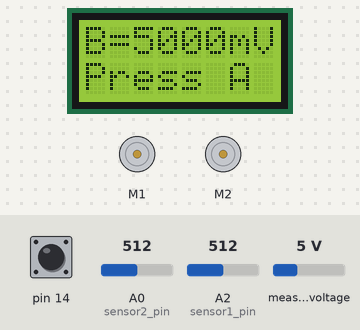
The sketch below on a simulated Arduino Leonardo, built with avr-gcc and run on an emulated ATmega32U4. Parts: 8×2 character LCD, 2 × DC motor (green arrow = forward, orange = backward, longer = faster). The test bench sets the inputs (shaded band); at power-on: pin 14 HIGH, A0 (sensor2_pin) = 512, A2 (sensor1_pin) = 512, measured voltage 5 V.

Above: at 0.9 s.
1.0 s: pin 14 pulled LOW for 0.15 s
At 2.8 s:
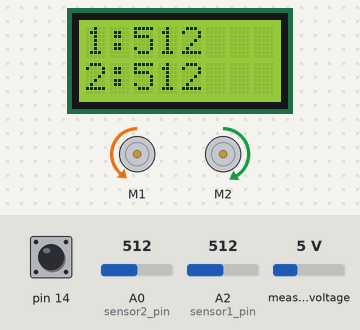
3.1 s: A0 (sensor2_pin) set to 610
At 4.4 s:
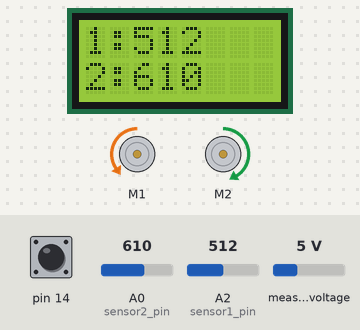
4.7 s: A2 (sensor1_pin) set to 610
At 6.0 s:
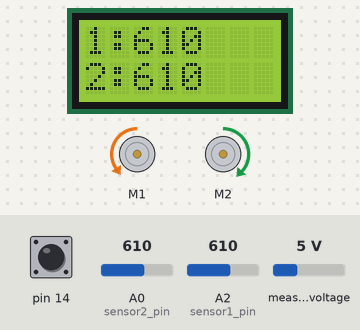
6.3 s: A0 (sensor2_pin) set to 590
At 7.4 s:
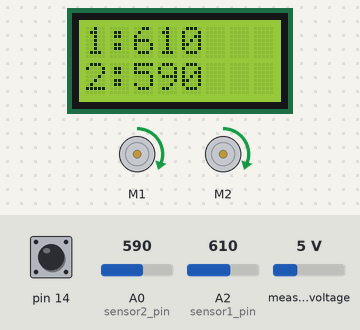
7.9 s: A2 (sensor1_pin) set to 590
At 8.9 s:
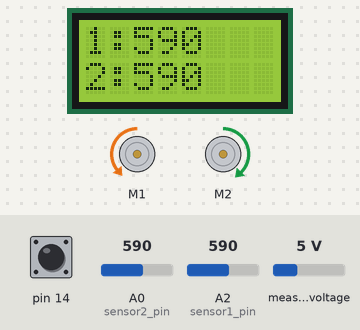
9.5 s: A2 (sensor1_pin) set to 716
At 10.6 s:
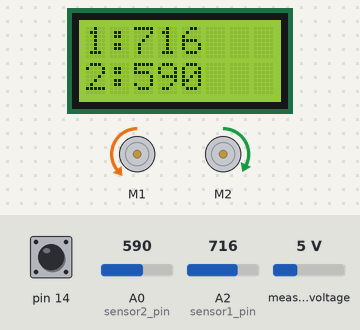
Timing chart, 0 to 12.1 s (numbered marks = the images above; inputs shaded):
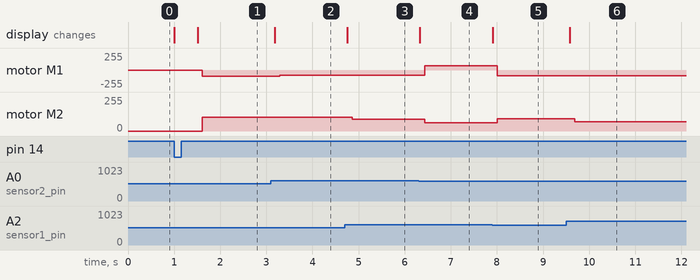

Measured:
- after the input at 1.0 s, motor M1: stopped → backward 96/255 after 0.61 s; motor M2: stopped → forward 105/255 after 0.61 s
- after the input at 3.1 s, motor M1: backward 96/255 → backward 79/255 after 0.19 s; the display: changes after 0.09 s (image 2)
- after the input at 4.7 s, motor M2: forward 105/255 → forward 88/255 after 0.16 s; the display: changes after 0.06 s (image 3)
- after the input at 6.3 s, motor M1: backward 79/255 → forward 63/255 after 0.13 s; motor M2: forward 88/255 → forward 63/255 after 0.13 s; the display: changes at once (image 4)
- after the input at 7.9 s, motor M1: forward 63/255 → backward 83/255 after 0.11 s; motor M2: forward 63/255 → forward 91/255 after 0.11 s; the display: changes at once (image 5)
- after the input at 9.5 s, motor M2: forward 91/255 → forward 70/255 after 0.18 s; the display: changes after 0.08 s (image 6)

The sketch:

Photovore_Lab.ino
```cpp
#include <Romi32U4.h>

Romi32U4Motors motors;
Romi32U4ButtonA buttonA;
Romi32U4LCD lcd;

// define variables for the sensor pins and sensor values
int sensor1_pin = A2;
int sensor2_pin = A0;
int sensor1, sensor2;

// Run once, when the sketch starts
void setup()
{
  uint16_t batteryLevel;

  // Loop the code within { } until A is pressed
  while (!buttonA.isPressed()) {
    // read the battery level and store it in a variable
    batteryLevel = readBatteryMillivolts();

    lcd.clear();  // clear the LCD
    lcd.print("B=");
    lcd.print(batteryLevel); // print the battery voltage
    lcd.print("mV");
    lcd.gotoXY(0, 1);
    lcd.print("Press A");

    delay(100); // Pause for 100ms
  }
  lcd.clear();

  delay(500);
}

// Run over and over again
void loop()
{
  // Read the value of the sensors
  sensor1 = analogRead(sensor1_pin); //0 to 1024
  sensor2 = analogRead(sensor2_pin);

  // Print the values of the sensors
  lcd.clear();
  lcd.print("1:");
  lcd.print(sensor1);
  lcd.gotoXY(0, 1);
  lcd.print("2:");
  lcd.print(sensor2);

  delay(100); // Pause for 100ms before updating values again
  //Reminder: Left motors is backwards
  sensor2 = sensor2+50;

  motors.setLeftSpeed(-map(sensor2, 1024, 0, 30, 300));
  motors.setRightSpeed(map(sensor1, 1024, 0, 30, 300));

  if (abs(sensor1 - sensor2)<50 || sensor1+sensor2 >= 1500)
  {
    motors.setLeftSpeed(100);
    motors.setRightSpeed(100);
  }
  if(sensor1+sensor2 <= 600)
  {
    int sensordif = map(sensor1 - sensor2, 300, 0, 0, 100); //positive if left is darker, so should rotate right
    motors.setLeftSpeed(sensordif);
    motors.setRightSpeed(sensordif);
  }
  if(sensor1+sensor2 <= 300)
  {
    motors.setLeftSpeed(0);
    motors.setRightSpeed(0);
  }
}
```
